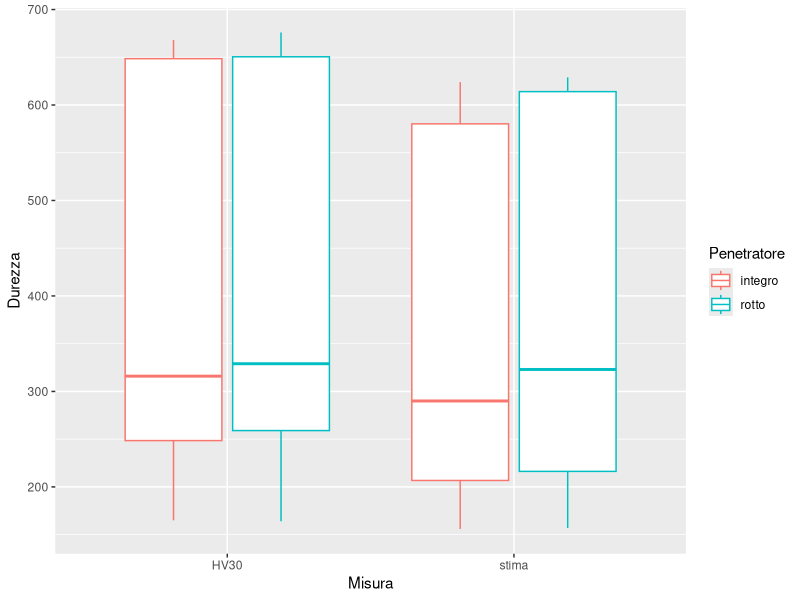
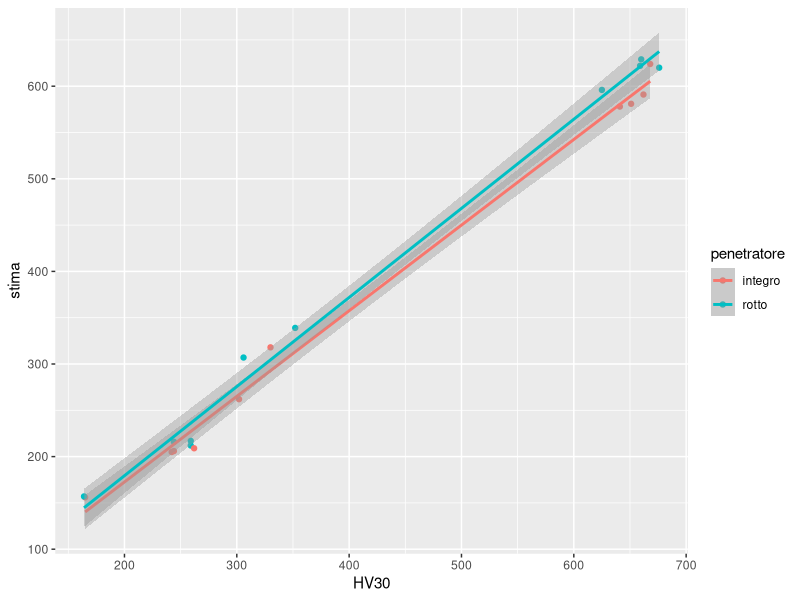
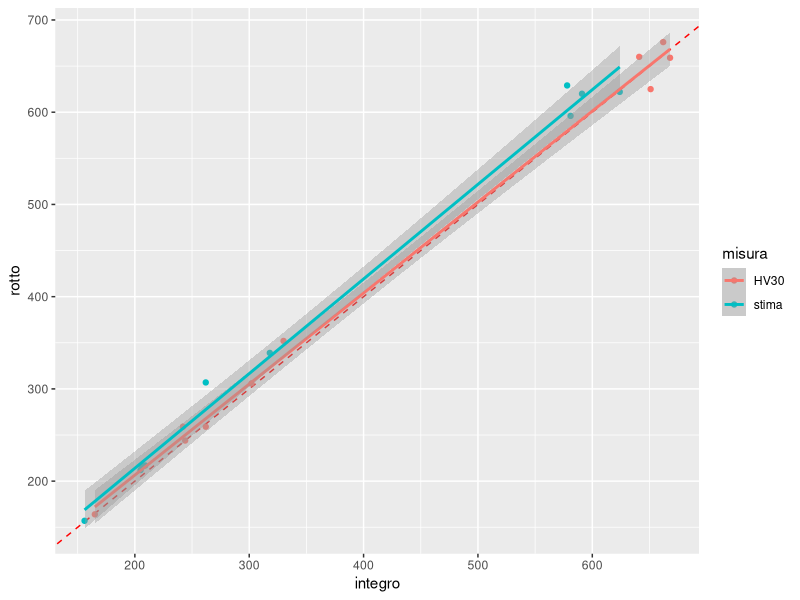
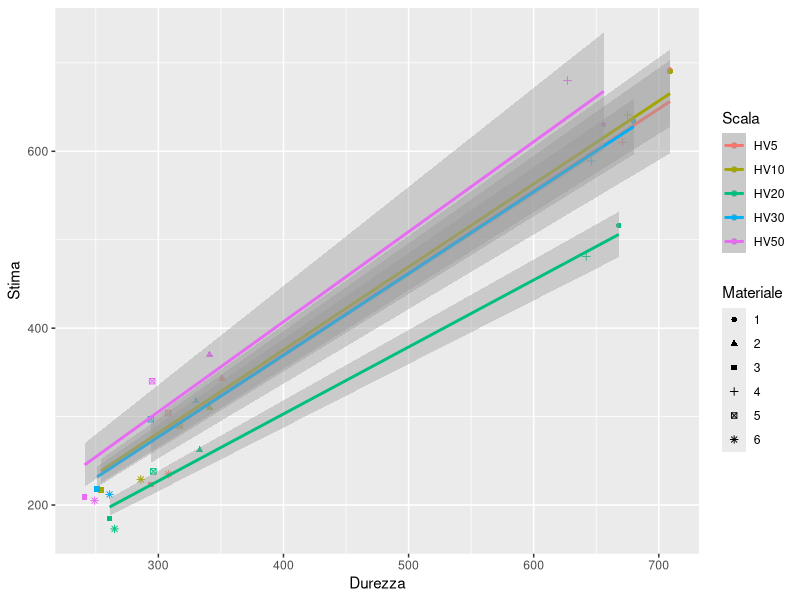
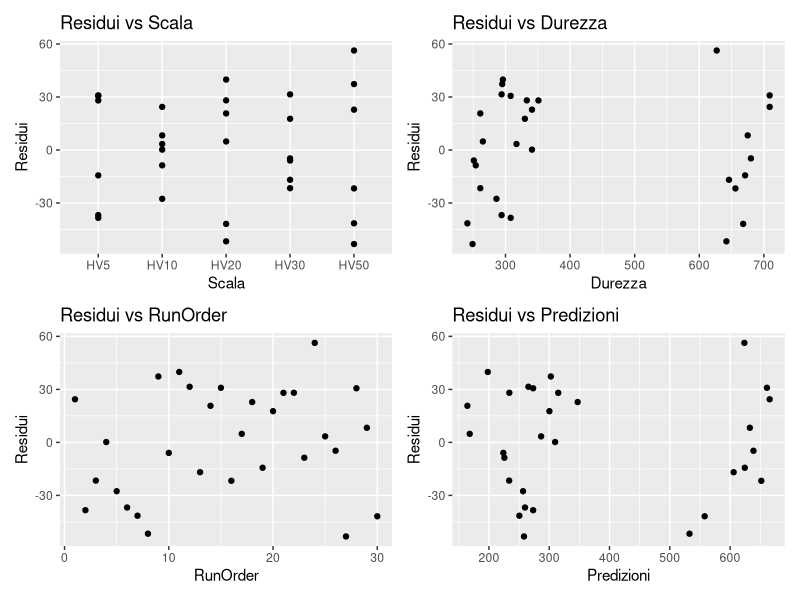
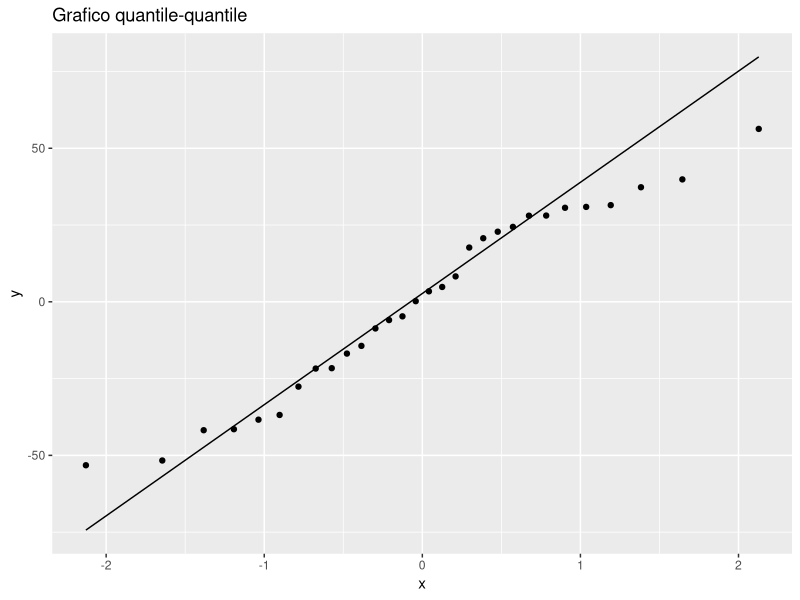
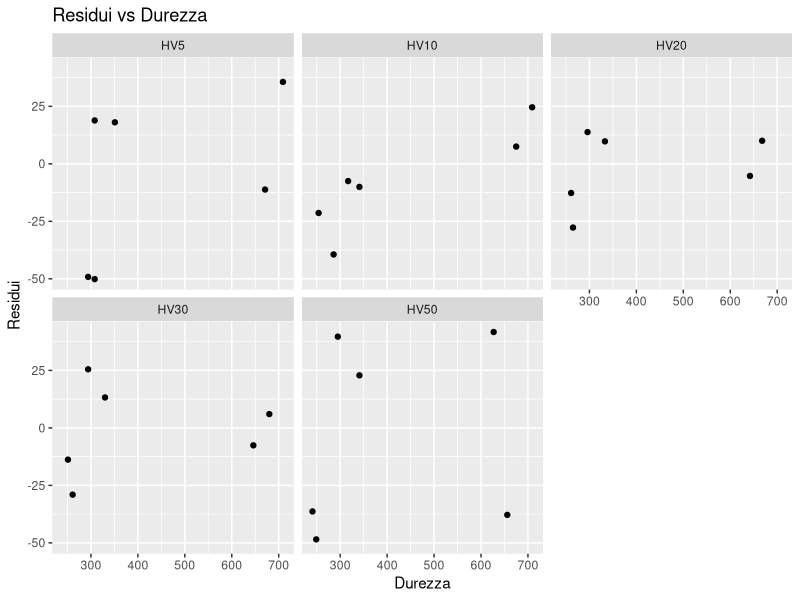
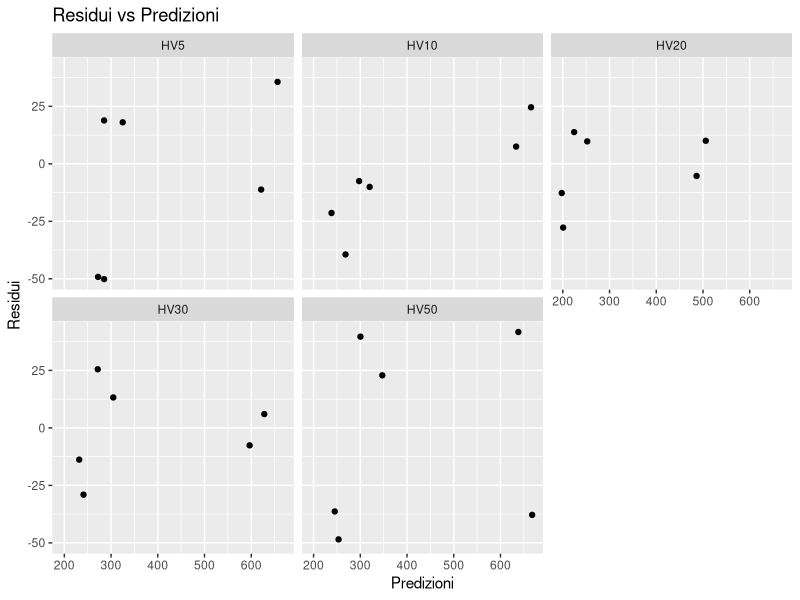

The R script that drew these images, in order:
## ---- chunk 1
#| label: setup
#| include: false
knitr::opts_chunk$set(
  fig.align = "center",
  # This for default device
  out.width = "16cm",
  # This two for high quality charts:
  fig.dim = c(16, 9)*0.4
)
library(tidyverse)
library(stringr)
library(modelr)
library(broom)
library(knitr)
library(patchwork)
## ---- chunk 2
#| include: false
df_a<-tibble(
  material=1:10, #materiale
  HV30_OK=NA,    #misura effettiva, indentatore integro   
  HV30_NOK=NA,   #misura effettiva, indentatore danneggiato        
  stima_OK=NA,   #stima della macchina, indentatore integro
  stima_NOK=NA,  #stima della macchina, indentaore danneggiato
  HV30_dd=NA,    #misura effettiva usando due volte la diagonale visibile, indentatore danneggiato
  stima_dd=NA,   #stima della macchina, indentatore danneggiato per misura con doppia diagonale
)               

write.csv(df_a,"misure_HV_30.csv") #per avere la tabella in formato .csv così da poter essere riempita dallo sperimentatore

kable(head(df_a,8), caption = "Tabella di raccolta dati per T-test")
## ---- chunk 3
df_a$stima_OK=c(591,205,209,262,318,578,206,156,624,581)
df_a$HV30_NOK = c(676,259,259,306,352,660,244,164,659,625)
df_a$HV30_OK=c(662,242,262,302,330,641,244,165,668,651)
df_a$stima_NOK = c(620,212,217,307,339,629,216,157,622,596)
df_a$HV30_dd=c(648,256,253,297,351,652,247,166,659,635)      
df_a$stima_dd=c(612,219,218,297,337,621,218,157,618,596)

kable(head(df_a,8),caption = "Tabella di raccolta dati per T-test")
## ---- chunk 4
#| include: false
dfv <- df_a %>%
  select(material:stima_NOK)%>%
  pivot_longer(-material, 
               names_sep="_", 
               names_to = c("misura","ok"), 
               values_to="durezza") %>% 
  mutate(ok=ifelse(ok=="OK","integro","rotto"))
dfv %>% head() %>% kable()
## ---- chunk 5
dfv %>% 
  ggplot(aes(x=misura, y=durezza, color=ok)) +
  geom_boxplot() +
  labs(x="Misura", y="Durezza", color="Penetratore")
## ---- chunk 6
dfv %>%
  pivot_wider(names_from = misura, values_from = durezza) %>% 
  ggplot(aes(x=HV30, y=stima, color=ok)) + 
  geom_point() + 
  geom_smooth(method="lm", formula=y~x) +
  labs(color="penetratore") 
## ---- chunk 7
dfv %>%
  pivot_wider(names_from = ok, values_from = durezza) %>% 
  ggplot(aes(x=integro, y=rotto, color=misura)) + 
  geom_abline(slope=1, intercept=0, color="red", lty=2) +
  geom_point() + 
  geom_smooth(method="lm", formula=y~x)
## ---- chunk 8
dfv %>% pivot_wider(names_from = ok, values_from = durezza) %>% 
  split(~misura) %>% {
    reduce2(., names(.), \(acc, d, n) {
      t <- t.test(d$integro, d$rotto, paired = T)
      bind_rows(acc, tidy(t) %>% mutate(group=n, .before=1))
    }, .init=tibble())
  } %>% 
  relocate(p.value, .after=-1) %>% 
  mutate(
    significant = p.value < 0.05, 
    across(c(statistic, conf.low, conf.high, p.value), ~round(., 3))) %>%
  select(-method, -alternative) %>%
  kable()
## ---- chunk 9
t.test(df_a$HV30_OK,df_a$HV30_dd,paired = T)%>%tidy()%>%kable()
## ---- chunk 10
#| include: false
df_b<-expand.grid(
  Scale=c("HV5","HV10","HV20","HV30","HV50"),
  Material=1:6
)%>%
  relocate(Material,.before = Scale)%>%
  mutate(
    StdOrder = 1:n(),
    RunOrder = sample(n()),
    .before=Material
  )%>%
  mutate(
    Estimated=NA,
    Hardness=NA
  )%>%
  arrange(RunOrder)%>%
  tibble()

if (!file.exists("misure_per_taratura.csv")){
  write.csv(df_b,"misure_per_taratura.csv")  #serve per avere la tabella in formato .csv così da poter essere riempita dallo speriementatore
}

kable(df_b, caption = "Tabella di raccolta dati per taratura")

## ---- chunk 11
df_b<-df_b%>%
  arrange(StdOrder) %>%
  mutate(Load = str_extract(Scale, "HV(\\d+)", group=1) %>% as.numeric(), .after=Scale) %>%
  mutate(
    Estimated=c(692,690,516,634,630,343,310,262,318,370,223,217,185,218,209,
                610,641,481,589,680,304,290,238,297,340,235,229,173,212,205),
    Hardness=c(709,709,668,680,656,351,341,333,330,341,294,254,261,251,241,
                671,675,642,646,627,308,317,296,294,295,308,286,265,261,249)
    
  ) %>%
  mutate(Material=factor(Material))

kable(head(df_b),caption = "Dati per analisi di taratura")
## ---- chunk 12
#| warning: false
df_b %>%
  ggplot(aes(x=Hardness, y=Estimated, group=Scale, color=Scale)) + 
  geom_point(aes(shape=Material)) + 
  geom_smooth(method="lm", formula=y~x-1)+
  labs(
    y="Stima",
    x="Durezza",
    color="Scala",
    shape="Materiale"
  )
## ---- chunk 13
df_b.lm <- lm(Estimated~Hardness + Scale, data = df_b)

anova(df_b.lm)%>%tidy()%>%kable(caption="Tabella ANOVA")
## ---- chunk 14
p1<-df_b %>% 
  add_residuals(df_b.lm) %>%
  ggplot(aes(x=Scale, y=resid)) + 
  geom_point()+
  labs(
    title="Residui vs Scala",
    x="Scala",
    y="Residui"
  )

p2<-df_b %>% 
  add_residuals(df_b.lm) %>%
  ggplot(aes(x=Hardness, y=resid)) + 
  geom_point()+
  labs(
    title="Residui vs Durezza",
    x="Durezza",
    y="Residui"
  )


p3<-df_b %>% 
  add_residuals(df_b.lm) %>%
  ggplot(aes(x=RunOrder, y=resid)) + 
  geom_point()+
  labs(
    title="Residui vs RunOrder",
    x="RunOrder",
    y="Residui"
  )

p4<-df_b %>% 
  add_residuals(df_b.lm) %>%
  add_predictions(df_b.lm)%>%
  ggplot(aes(x=pred, y=resid)) + 
  geom_point()+
  labs(
    title="Residui vs Predizioni",
    x="Predizioni",
    y="Residui"
  )

(p1+p2)/(p3+p4)
## ---- chunk 15
df_b %>% 
  add_residuals(df_b.lm) %>%
  ggplot(aes(sample=resid)) + 
  geom_qq() + 
  geom_qq_line()+
  labs(
    title="Grafico quantile-quantile"
  )

df_b %>%
  add_residuals(df_b.lm) %>%
  pull(resid) %>%
  shapiro.test()
## ---- chunk 16
df_slope<-df_b %>%
  group_by(Scale) %>%
  summarise(slope = lm(Estimated~Hardness - 1) %>% coefficients())

df_slope%>%kable(caption="Pendenza della caratteristica lineare di ogni scala")
## ---- chunk 17
df_b %>%
  split(~Scale) %>%
  map_dfr(~{
    d.lm <- lm(Estimated ~ Hardness - 1, data = .x)
    tibble(
      Scale = unique(.x$Scale),
      Slope = coef(d.lm),
      Residual_min = min(residuals(d.lm)),
      Residual_max = max(residuals(d.lm)),
      CI_low = confint(d.lm)[1, 1],
      CI_high = confint(d.lm)[1, 2]
    )
  })%>%
  kable()
## ---- chunk 18
#| warning: false

# Modelli per ciascuna scala
df_models <- df_b %>%
  group_split(Scale) %>%
  set_names(map_chr(., ~ unique(.x$Scale))) %>%
  map(~ {
    mod <- lm(Estimated ~ Hardness - 1, data = .x)
    .x %>%
      add_residuals(mod) %>%
      add_predictions(mod)%>%
      mutate(model = list(mod))
  })

# Unione in unico dataframe
df_resid <- bind_rows(df_models)

p5<-ggplot(df_resid, aes(x = Hardness, y = resid)) +
  geom_point() +
  labs(
    title = "Residui vs Durezza",
    x="Durezza",
    y="Residui"
    )+
  facet_wrap(~Scale)

p6<-ggplot(df_resid, aes(x = pred, y = resid)) +
  geom_point() +
  labs(
    title = "Residui vs Predizioni",
    x="Predizioni",
    y="Residui"
       )+
  facet_wrap(~Scale)

p7<-ggplot(df_resid, aes(x = RunOrder, y = resid)) +
  geom_point() +
  labs(
    title = "Residui vs RunOrder",
    x="RunOrder",
    y="Residui"
    )+
  facet_wrap(~Scale)
## ---- chunk 19
p5
## ---- chunk 20
p6
## ---- chunk 21
p7
## ---- chunk 22

df_shapiro <- df_resid %>%
  group_by(Scale) %>%
  summarise(
    p_value = shapiro.test(resid)$p.value,
    W = shapiro.test(resid)$statistic
  )

df_shapiro%>%kable(caption="Valori del p_value e della statistica del test di shapiro (W) per ogni scala")

## ---- chunk 23

ggplot(df_resid, aes(sample = resid)) +
  geom_qq() +
  geom_qq_line() +
  facet_wrap(~ Scale) +
  labs(title = "QQ-plot dei residui per ogni scala")
## ---- chunk 24
df_slope%>%kable(caption="Pendenza della caratteristica lineare di ogni scala")
## ---- chunk 25

pred_data <- df_b %>%
  split(~Scale) %>%
  map_dfr(~{
    d.lm <- lm(Estimated ~ Hardness - 1, data = .x)
    
    # griglia di valori per Hardness
    newdat <- tibble(Hardness = seq(min(.x$Hardness), max(.x$Hardness), length.out = 100))
    
    # predizioni con intervallo di confidenza
    preds <- as.data.frame(predict(d.lm, newdata = newdat, interval = "confidence"))
    
    bind_cols(
      tibble(Scale = unique(.x$Scale)),
      newdat,
      preds
    )
  })

ggplot(pred_data, aes(x = Hardness, y = fit)) +
  geom_ribbon(aes(ymin = lwr, ymax = upr), alpha = 0.3) +
  geom_line(color = "blue", size = 1) +
  facet_wrap(~Scale) +
  labs(
    title = "Caratteristica stima-durezza di ogni scala",
    x = "Durezza",
    y = "Stima"
  ) 

